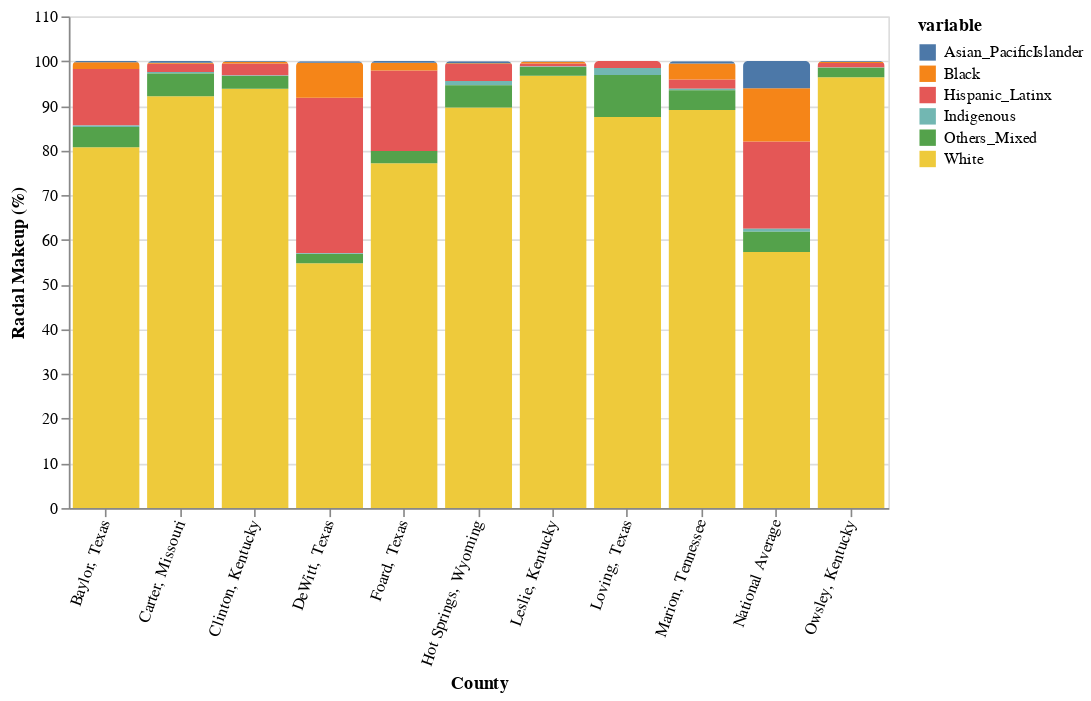

The cell this chart's notebook holds for it:
### Code cell
alt.Chart(county_7days_long).mark_bar(
    cornerRadiusTopLeft = 3,
    cornerRadiusTopRight = 3
).encode(
    x = alt.X('county_name:O', title = "County", axis = alt.Axis(labelAngle = -70)),
    y = alt.Y('value:Q', title = "Racial Makeup (%)"),
    color = 'variable:N' 
).properties(width = 500, height = 300)

### Figure 1 — Vega-Lite specification as saved in the notebook (floating-point values rounded to 4 significant figures)
{"config": {"view": {"continuousWidth": 400, "continuousHeight": 300}}, "data": {"name": "data-1aafdd5e8d36f14db457fa9abeabb826"}, "mark": {"type": "bar", "cornerRadiusTopLeft": 3, "cornerRadiusTopRight": 3}, "encoding": {"color": {"type": "nominal", "field": "variable"}, "x": {"type": "ordinal", "axis": {"labelAngle": -70}, "field": "county_name", "title": "County"}, "y": {"type": "quantitative", "field": "value", "title": "Racial Makeup (%)"}}, "height": 300, "width": 500, "$schema": "https://vega.github.io/schema/vega-lite/v4.8.1.json", "datasets": {"data-1aafdd5e8d36f14db457fa9abeabb826": [{"county_name": "Baylor, Texas", "variable": "Hispanic_Latinx", "value": 12.67}, {"county_name": "Hot Springs, Wyoming", "variable": "Hispanic_Latinx", "value": 3.83}, {"county_name": "DeWitt, Texas", "variable": "Hispanic_Latinx", "value": 34.76}, {"county_name": "Owsley, Kentucky", "variable": "Hispanic_Latinx", "value": 1.04}, {"county_name": "Leslie, Kentucky", "variable": "Hispanic_Latinx", "value": 0.68}, {"county_name": "Loving, Texas", "variable": "Hispanic_Latinx", "value": 1.56}, {"county_name": "Clinton, Kentucky", "variable": "Hispanic_Latinx", "value": 2.65}, {"county_name": "Carter, Missouri", "variable": "Hispanic_Latinx", "value": 1.86}, {"county_name": "Foard, Texas", "variable": "Hispanic_Latinx", "value": 17.99}, {"county_name": "Marion, Tennessee", "variable": "Hispanic_Latinx", "value": 2.08}, {"county_name": "Baylor, Texas", "variable": "White", "value": 80.72}, {"county_name": "Hot Springs, Wyoming", "variable": "White", "value": 89.63}, {"county_name": "DeWitt, Texas", "variable": "White", "value": 54.75}, {"county_name": "Owsley, Kentucky", "variable": "White", "value": 96.4}, {"county_name": "Leslie, Kentucky", "variable": "White", "value": 96.74}, {"county_name": "Loving, Texas", "variable": "White", "value": 87.5}, {"county_name": "Clinton, Kentucky", "variable": "White", "value": 93.81}, {"county_name": "Carter, Missouri", "variable": "White", "value": 92.16}, {"county_name": "Foard, Texas", "variable": "White", "value": 77.17}, {"county_name": "Marion, Tennessee", "variable": "White", "value": 89.08}, {"county_name": "Baylor, Texas", "variable": "Black", "value": 1.5}, {"county_name": "Hot Springs, Wyoming", "variable": "Black", "value": 0.19}, {"county_name": "DeWitt, Texas", "variable": "Black", "value": 7.85}, {"county_name": "Owsley, Kentucky", "variable": "Black", "value": 0.27}, {"county_name": "Leslie, Kentucky", "variable": "Black", "value": 0.37}, {"county_name": "Loving, Texas", "variable": "Black", "value": 0.0}, {"county_name": "Clinton, Kentucky", "variable": "Black", "value": 0.42}, {"county_name": "Carter, Missouri", "variable": "Black", "value": 0.21}, {"county_name": "Foard, Texas", "variable": "Black", "value": 1.74}, {"county_name": "Marion, Tennessee", "variable": "Black", "value": 3.58}, {"county_name": "Baylor, Texas", "variable": "Indigenous", "value": 0.32}, {"county_name": "Hot Springs, Wyoming", "variable": "Indigenous", "value": 0.91}, {"county_name": "DeWitt, Texas", "variable": "Indigenous", "value": 0.16}, {"county_name": "Owsley, Kentucky", "variable": "Indigenous", "value": 0.02}, {"county_name": "Leslie, Kentucky", "variable": "Indigenous", "value": 0.14}, {"county_name": "Loving, Texas", "variable": "Indigenous", "value": 1.56}, {"county_name": "Clinton, Kentucky", "variable": "Indigenous", "value": 0.11}, {"county_name": "Carter, Missouri", "variable": "Indigenous", "value": 0.33}, {"county_name": "Foard, Texas", "variable": "Indigenous", "value": 0.0}, {"county_name": "Marion, Tennessee", "variable": "Indigenous", "value": 0.32}, {"county_name": "Baylor, Texas", "variable": "Asian_PacificIslander", "value": 0.26}, {"county_name": "Hot Springs, Wyoming", "variable": "Asian_PacificIslander", "value": 0.45}, {"county_name": "DeWitt, Texas", "variable": "Asian_PacificIslander", "value": 0.36}, {"county_name": "Owsley, Kentucky", "variable": "Asian_PacificIslander", "value": 0.15}, {"county_name": "Leslie, Kentucky", "variable": "Asian_PacificIslander", "value": 0.14}, {"county_name": "Loving, Texas", "variable": "Asian_PacificIslander", "value": 0.0}, {"county_name": "Clinton, Kentucky", "variable": "Asian_PacificIslander", "value": 0.14}, {"county_name": "Carter, Missouri", "variable": "Asian_PacificIslander", "value": 0.37}, {"county_name": "Foard, Texas", "variable": "Asian_PacificIslander", "value": 0.37}, {"county_name": "Marion, Tennessee", "variable": "Asian_PacificIslander", "value": 0.52}, {"county_name": "Baylor, Texas", "variable": "Others_Mixed", "value": 4.53}, {"county_name": "Hot Springs, Wyoming", "variable": "Others_Mixed", "value": 4.98}, {"county_name": "DeWitt, Texas", "variable": "Others_Mixed", "value": 2.11}, {"county_name": "Owsley, Kentucky", "variable": "Others_Mixed", "value": 2.12}, {"county_name": "Leslie, Kentucky", "variable": "Others_Mixed", "value": 1.92}, {"county_name": "Loving, Texas", "variable": "Others_Mixed", "value": 9.38}, {"county_name": "Clinton, Kentucky", "variable": "Others_Mixed", "value": 2.87}, {"county_name": "Carter, Missouri", "variable": "Others_Mixed", "value": 5.07}, {"county_name": "Foard, Texas", "variable": "Others_Mixed", "value": 2.74}, {"county_name": "Marion, Tennessee", "variable": "Others_Mixed", "value": 4.41}, {"county_name": "National Average", "variable": "Hispanic_Latinx", "value": 19.52}, {"county_name": "National Average", "variable": "White", "value": 57.28}, {"county_name": "National Average", "variable": "Black", "value": 11.93}, {"county_name": "National Average", "variable": "Indigenous", "value": 0.67}, {"county_name": "National Average", "variable": "Asian_PacificIslander", "value": 6.05}, {"county_name": "National Average", "variable": "Others_Mixed", "value": 4.55}]}}
